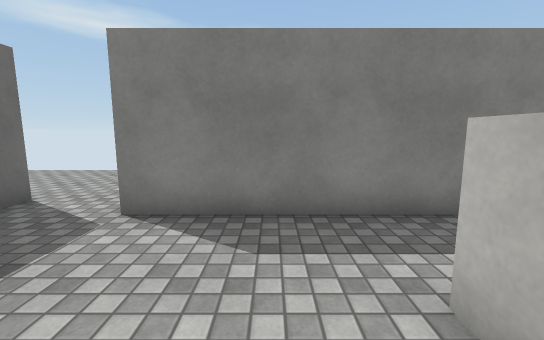
view 1 (above)

18 first-person views from a walk through a 3-D level made in the Unity game engine. The camera is 1.4 m above the floor, tilts 8° down and sees 90° across. The floor is counted in squares, 1 m on a side. Each view is taken from the middle of a square. On the plan, view 1 faces up. The plan holds only what a view shows up to about 13 squares ahead; the rest is blank. The player character is not drawn. Surface patterns are stand-ins for the level's own textures.

view 2
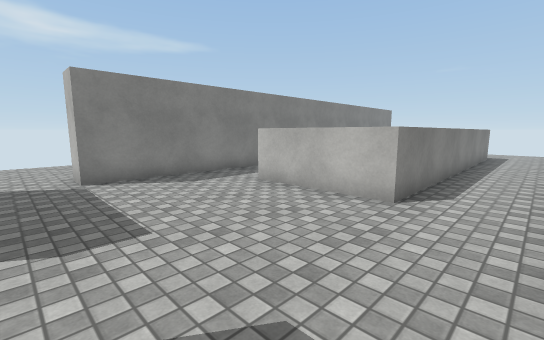

view 3
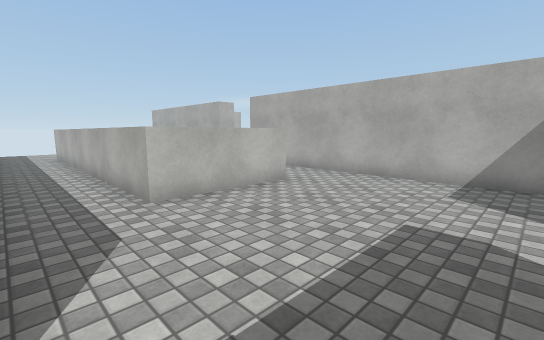

view 4
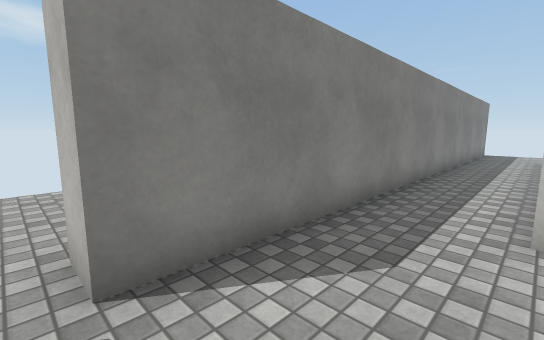

view 5
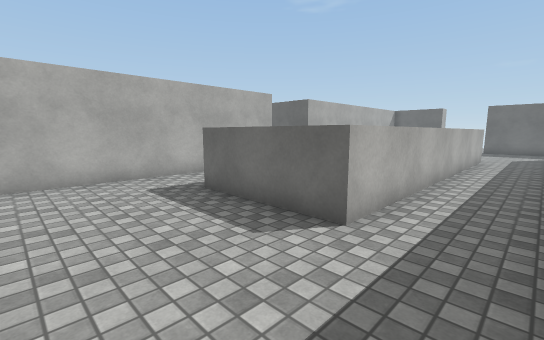

view 6
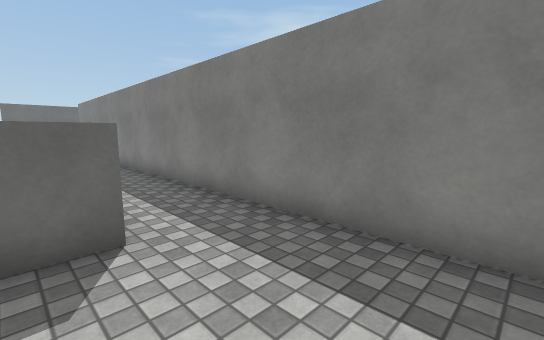

view 7
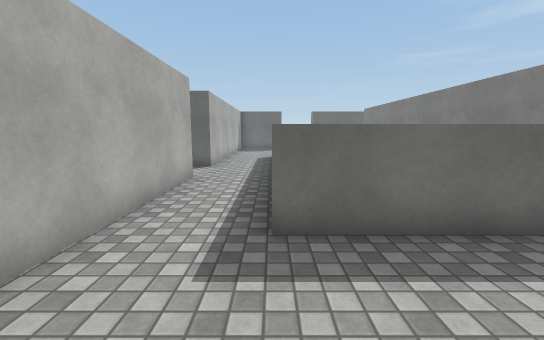

view 8
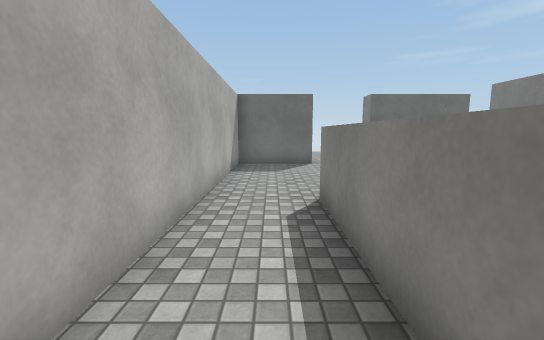

view 9
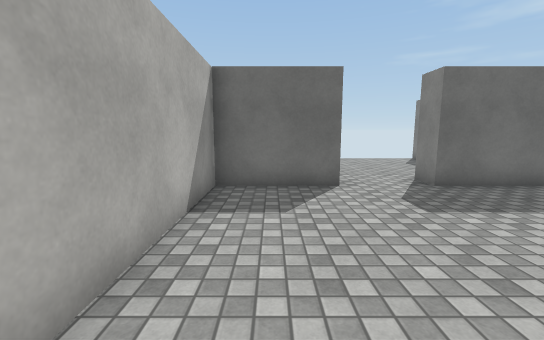

view 10
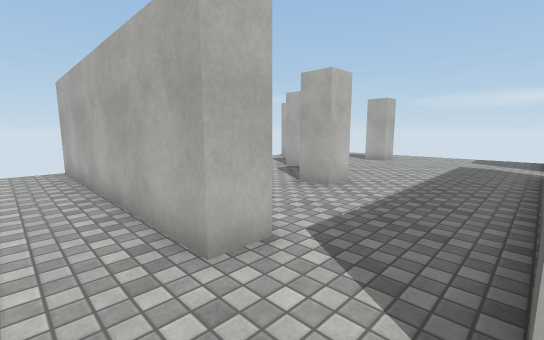

view 11
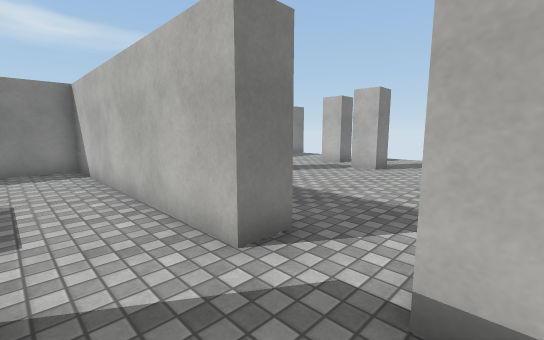

view 12
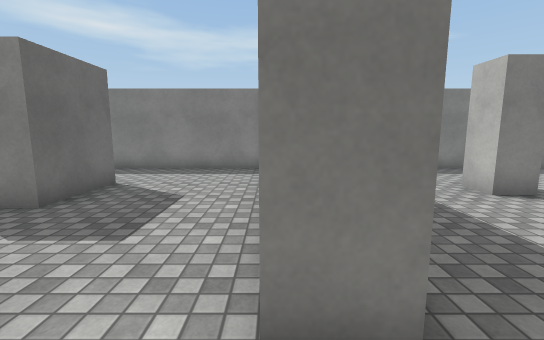

view 13
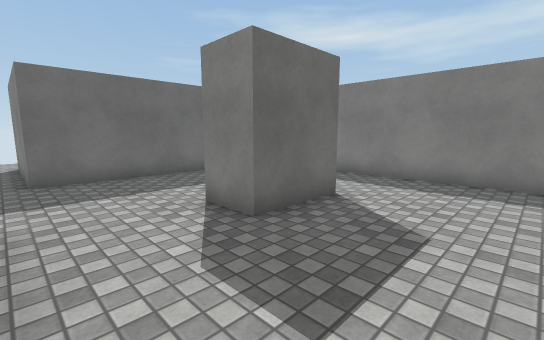

view 14
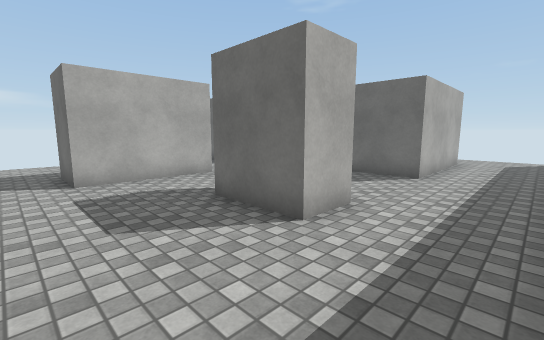

view 15
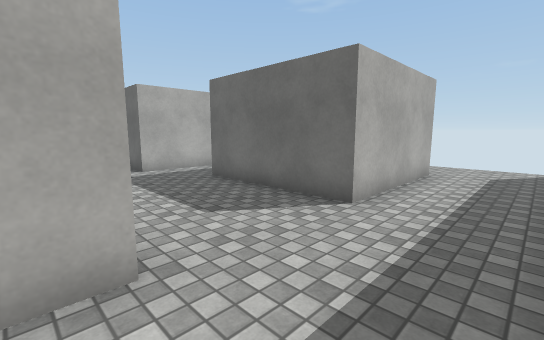

view 16
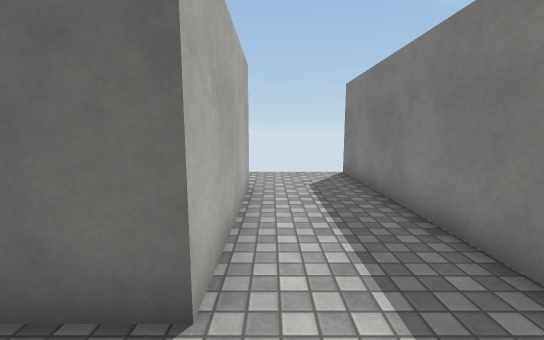

view 17
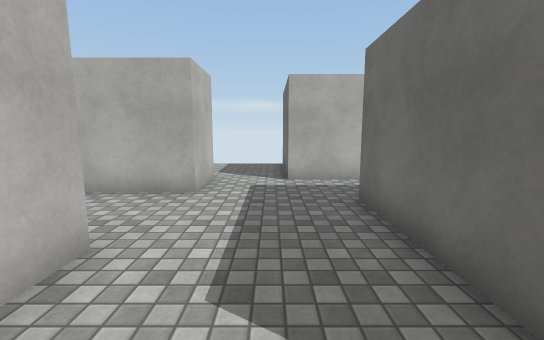

view 18
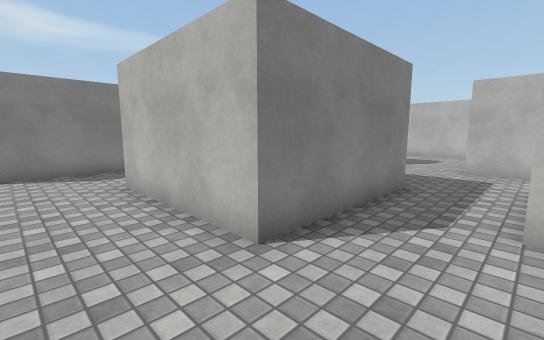

### Floor plan
Key: @ floor where view 1 was taken; # wall or solid block; . floor; ^ raised ledge; B block; O other object.
Columns run from 13 left of view 1 to 18 right of it. Each row starts with its distance up from view 1.
  9       ......
  8       ......
  7       ......
  6        .....
  5         #..####################
  4         #......................
  3   ...   #......................
  2   ..... #......^^^^^^^^^^^^....
  1   .....##......^          ^....
  0    ..........@.^          ^....
 -1         #......^          ^....
 -2         #......^^^^^^^^^^^^....
 -3         #......................
 -4         #......................
 -5 ####################..##########
 -6  .................##......
 -7  .................##.....
 -8  .................##.....
 -9  ..######...BBB...# ...BB..
-10  ..#    #...B B...# ...BB..BB
-11  ..#    #...BBB...# ........
-12  ..#    #.........# ......BB..
-13  ..######.........# ......B...
-14  ...........####..##........
-15   ..........#  ##.........
-16  . ...####..#   #........O
-17          #...   ..# .... O
-18          #...   ..  ...
-19          #...   ..  ..
-20          #

Where each view was taken, in squares from view 1:
view 1: 0 up, 0 right, facing up
view 2: 4 down, 4 left, facing up-right
view 3: 4 up, 4 left, facing down-right
view 4: 2 up, 3 left, facing up-right
view 5: 4 up, 17 right, facing down-left
view 6: 1 up, 17 right, facing up-left
view 7: 2 down, 17 right, facing left
view 8: 3 down, 7 right, facing left
view 9: 3 down, 2 right, facing left
view 10: 3 down, 6 right, facing down-right
view 11: 17 down, 3 right, facing up-right
view 12: 16 down, 5 right, facing up
view 13: 14 down, 4 right, facing up-left
view 14: 6 down, 4 right, facing down-left
view 15: 6 down, 0 right, facing down-left
view 16: 8 down, 3 left, facing left
view 17: 8 down, 3 left, facing down
view 18: 16 down, 12 left, facing up-right
